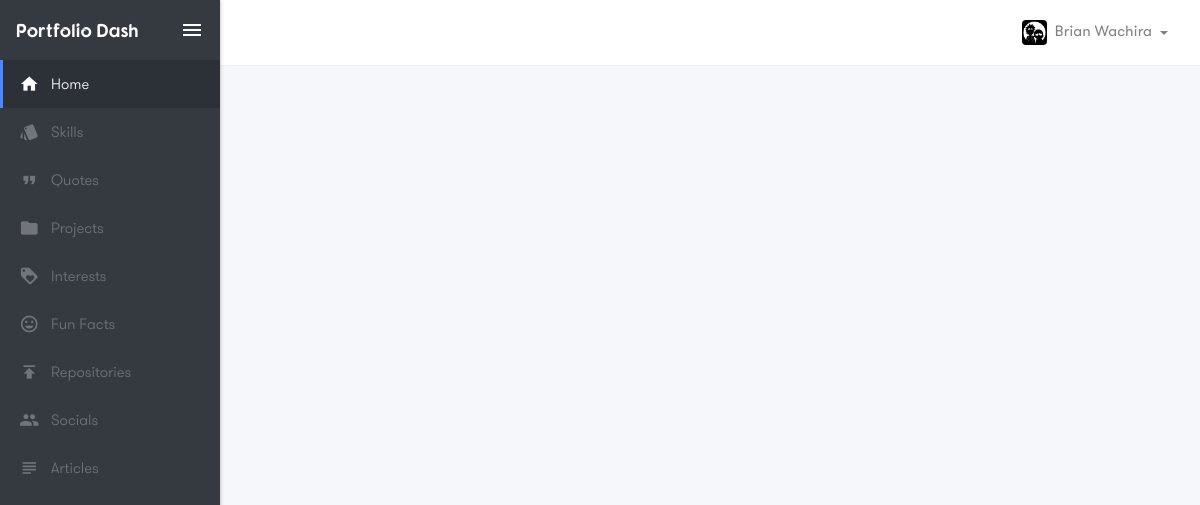
Screenshot of /dashboard/overview (signed in) with the database file from the repository.
### users/models.py (models this page shows, shortened)
class User(AbstractUser):
    email = models.EmailField(max_length=60, unique=True)
    middle_name = models.CharField(max_length=50, blank=True)
    USERNAME_FIELD = 'email'
    REQUIRED_FIELDS = ['username', 'password']

class Profile(models.Model):
    user = models.OneToOneField(User, on_delete=models.CASCADE)
    secondary_email = models.EmailField(max_length=60, unique=True)
    mobile_no = models.CharField(max_length=13, blank=True)
    secondary_mobile_no = models.CharField(max_length=13, blank=True)
    date_of_birth = models.DateField(default=datetime.datetime(1900, 1, 1))
    profile_picture = models.ImageField(upload_to=unique_photo_path, default='profile_photos/user.png')
    bio = models.TextField(blank=True)
    skills = models.ManyToManyField(Skills, related_name="user_skills")
    quotes = models.ManyToManyField(Quotes, related_name="user_quotes")
    projects = models.ManyToManyField(Projects, related_name="user_projects")
    fun_facts = models.ManyToManyField(FunFacts, related_name="user_facts")
    interests = models.ManyToManyField(Interests, related_name="user_interests")
    repositories = models.ManyToManyField(Repositories, related_name="user_repos")
    socials = models.ManyToManyField(Social, related_name="user_socials")
    articles = models.ManyToManyField(Articles, related_name="user_articles")

### users/views.py (the view)
# urls.py: path('dashboard/overview', login_required(user_views.Dashboard.as_view(), login_url='landing'), name='dashboard_home'),
class Dashboard(View):
    def get(self, request):
        return render(request, 'dashboard.html', {"page": "home", "title": "Home - Portfolio Dash"})

### users/templatetags/extra_tags.py (called while the page is built)
def singular(value, arg):
    if value == "repositories":
        return "repository"
    else:
        return value[:-1]

def cut(value, arg):
    return value.replace(arg, ' ')

### users/templates/dashboard.html (shortened to what this page needs)
<!doctype html>
<html lang="en">
  <head>
    {% load static %}
    {% load extra_tags %}
    <link href="{% static 'assets/css/pages/messages.css' %}" rel="stylesheet">
    <link rel="stylesheet" href="{% static 'assets/css/basestyle/style.css' %}">
    <link rel="stylesheet" href="https://stackpath.bootstrapcdn.com/font-awesome/4.7.0/css/font-awesome.min.css" />
    <link rel="stylesheet" type="text/css" href="{% static 'assets/css/daterangepicker/daterangepicker.css' %}" />
    <link href="{% static 'assets/css/fullcalendar/fullcalendar.css' %}" rel="stylesheet">
    <link rel="stylesheet" type="text/css" href="{% static 'assets/css/dataTables.bootstrap4.min.css' %}"/>
</head>
  <body>
      <section class="wrapper" style="height: 100vh">
          <aside class="sidebar">
            <nav class="navbar navbar-dark bg-primary" style="background-color: #343a40 !important">
              <a class="navbar-brand m-0 py-2 brand-title" href="/dashboard/overview"><span style="font-family: Fonarto; width: 130px">Portfolio Dash</span></a>
              <a class="navbar-brand py-2 material-icons toggle-sidebar" href="/dashboard/overview">menu</a>
            </nav>
            <nav class="navigation" >
              <ul>
                  <li {% if page == 'home' %}class="active"{% endif %}><a href="/dashboard/overview" title="Home"><span class="nav-icon material-icons">home</span> Home</a></li>
                  <li {% if page == 'skills' %}class="active"{% endif %}><a href="/dashboard/skills" title="Skills"><span class="nav-icon material-icons">style</span> Skills</a></li>
                  <li {% if page == 'quotes' %}class="active"{% endif %}><a href="/dashboard/quotes" title="Quotes"><span class="nav-icon material-icons">format_quote</span> Quotes</a></li>
                  <li {% if page == 'projects' %}class="active"{% endif %}><a href="/dashboard/projects" title="Projects"><span class="nav-icon material-icons">folder</span> Projects</a></li>
                  <li {% if page == 'interests' %}class="active"{% endif %}><a href="/dashboard/interests" title="Interests"><span class="nav-icon material-icons">loyalty</span> Interests</a></li>
                  <li {% if page == 'fun_facts' %}class="active"{% endif %}><a href="/dashboard/fun_facts" title="Fun Facts"><span class="nav-icon material-icons">mood</span> Fun Facts</a></li>
                  <li {% if page == 'repositories' %}class="active"{% endif %}><a href="/dashboard/repositories" title="Repositories"><span class="nav-icon material-icons">publish</span> Repositories</a></li>
                  <li {% if page == 'socials' %}class="active"{% endif %}><a href="/dashboard/socials" title="Socials"><span class="nav-icon material-icons">group</span> Socials</a></li>
                  <li {% if page == 'articles' %}class="active"{% endif %}><a href="/dashboard/articles" title="Arcticles"><span class="nav-icon material-icons">subject</span> Articles</a></li>
              </ul>
            </nav>
          </aside>
          <div class="content-area">
            <header class="header sticky-top">
              <nav class="navbar navbar-light bg-white px-sm-4" style="padding: 12px">
                <ul class="navbar-nav flex-row ml-auto">
                  <li class="nav-item ml-sm-3 user-logedin dropdown">
                    <a href="index.html#" id="userLogedinDropdown" data-toggle="dropdown" class="nav-link weight-400 dropdown-toggle"><img src="/images/{{user.profile.profile_picture}}" class="mr-2 rounded" width="25px">{{user.get_full_name}}</a>
                  </li>
                </ul>
              </nav>
            </header>
          </div>
      </section>
  </body>
</html>

### rows the page displays
User: profile.profile_picture (picture), get_full_name "Brian Wachira"
